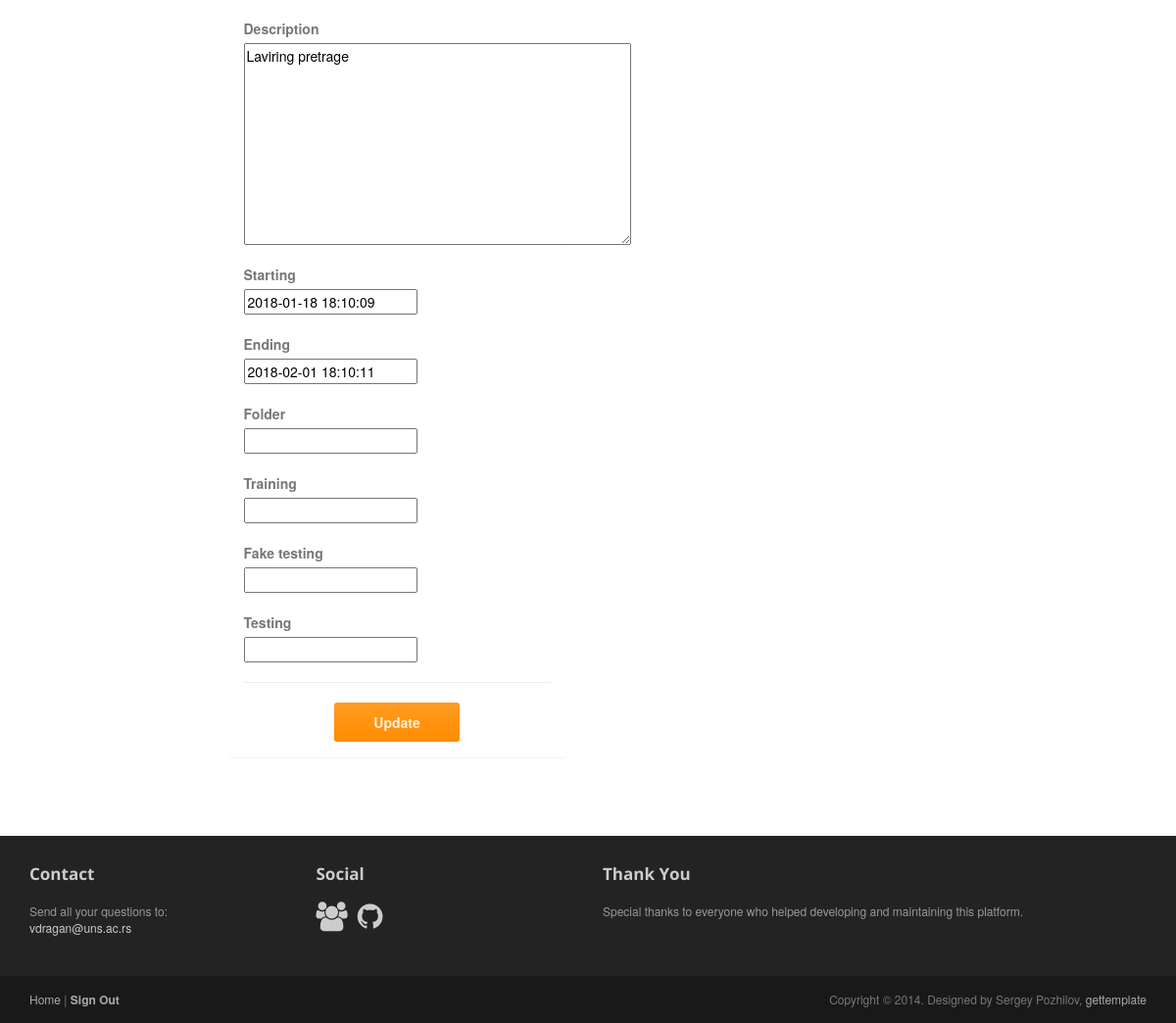
The app's page /update_assignment_form/2/ (signed in, lower part), older data.
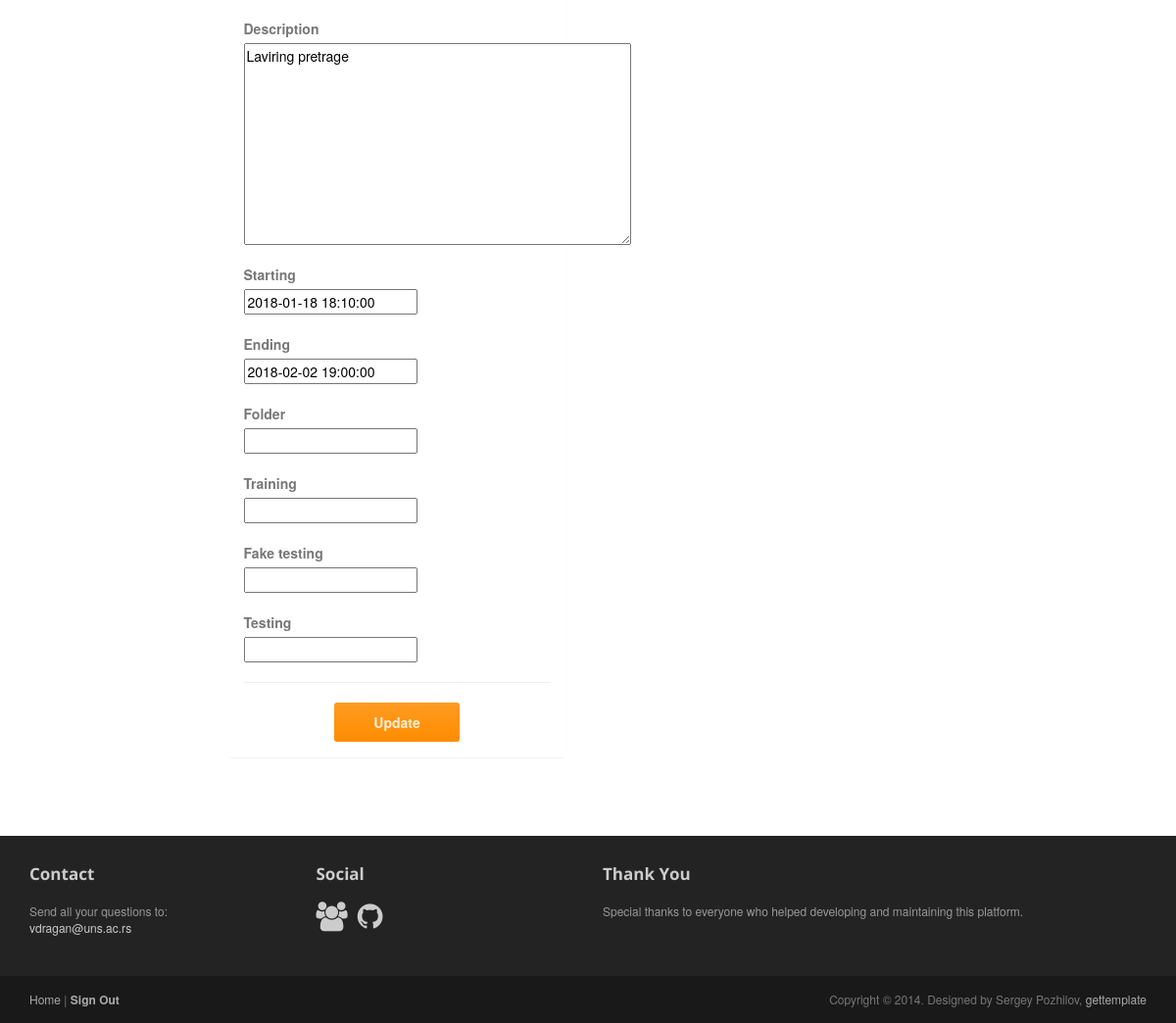
The same page, newer data.
### malepy/models.py (models this page shows, shortened)
class Assignment(models.Model):
    name = models.CharField(max_length=100, null=True, blank=True)
    name_en = models.CharField(max_length=100, null=False, blank=False)
    description = models.CharField(max_length=2000, null=True, blank=True)
    description_en = models.CharField(max_length=2000, null=False, blank=False)
    training = models.CharField(max_length=200, null=True, blank=True)
    fake_testing = models.CharField(max_length=200, null=True, blank=True)
    testing = models.CharField(max_length=200, null=True, blank=True)
    starting = models.DateTimeField(null=True, blank=True)
    ending = models.DateTimeField(null=True, blank=True)
    folder = models.CharField(max_length=200, null=True, blank=True)
    course = models.ForeignKey(Course, on_delete=models.CASCADE, null=False, blank=False)

### malepy/views.py (the view)
# urls.py: url(r'^update_assignment_form/(?P<assignment_id>[0-9]+)/$', views.update_assignment_form, name='update_assignment_form'),
@login_required(login_url='/')
@user_passes_test(is_teacher, redirect_field_name='/dashboard')
def update_assignment_form(request, assignment_id):
    this_assignment = get_object_or_404(Assignment, pk=assignment_id)
    form = AssignmentForm(instance=this_assignment)
    context = {"action": "Update", "model": "Assignment", "form": form, "id": assignment_id}
    return render(request, 'malepy/actions.html', context=context)

### malepy/forms.py
class AssignmentForm(forms.ModelForm):
    class Meta:
        model = Assignment
        fields = ('course', 'name_en', 'name', 'description_en', 'description', 'starting', 'ending',
                  'folder', 'training', 'fake_testing', 'testing')
        widgets = {
            'name_en': forms.TextInput(attrs={
                'size': 50
            }),
            'name': forms.TextInput(attrs={
                'size': 50
            }),
            'description_en': forms.Textarea(attrs={
                'cols': 50,
                'rows': 10
            }),
            'description': forms.Textarea(attrs={
                'cols': 50,
                'rows': 10
            }),
            'starting': forms.DateTimeInput(),
            'ending': forms.DateTimeInput(),
        }

### malepy/models.py (called while the page is built)
    def __str__(self):
        return self.name + " " + str(self.year)

### malepy/views.py (called while the page is built)
def is_teacher(user):
    return user.user_role == 0

### malepy/templates/malepy/actions.html (shortened to what this page needs)
{% extends "malepy/user_base.html" %}
{% block article %}
    <div class="col-md-6 col-md-offset-3 col-sm-8 col-sm-offset-2">
        <div class="panel panel-body">
                {% if action == 'Create' %}
                    {% if model == 'Course' %}
                        <form action="{% url 'malepy:create_course' %}" method="post">
                    {% else %}
                        <form action="{% url 'malepy:create_assignment' %}" method="post">
                    {% endif %}
                {% else %}
                    {% if model == 'Course' %}
                        <form action="{% url 'malepy:update_course' id %}" method="post">
                    {% else %}
                        <form action="{% url 'malepy:update_assignment' id %}" method="post">
                    {% endif %}
                {% endif %}
                {% for field in form.visible_fields %}
                    <div class="top-margin text-left">
                        <label>{{ field.label }}
                        </label>
                        <br>
                        {{ field }}
                    </div>
                {% endfor %}
                <hr>
                <div class="row">
                    <div class="col-sm-8m text-center">
                        <button class="btn btn-action" type="submit">{{ action }}</button>
                    </div>
                </div>
                </form>
            </div>
    </div>
{% endblock %}

Row changes from the older to the newer data that the page shows:
changed Assignment "Laviring pretrage": starting "2018-01-18 18:10:09" → "2018-01-18 18:10:00"; ending "2018-02-01 18:10:11" → "2018-02-02 19:00:00"
